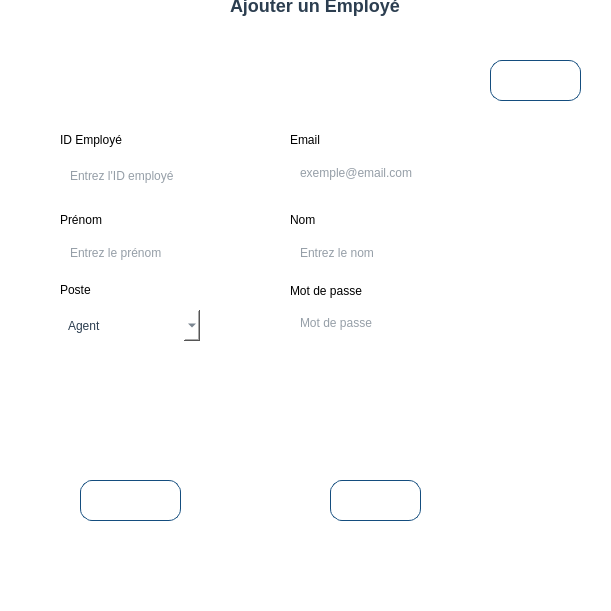
    <widget class="QGroupBox" name="grp_ajoutEmpl">
     <property name="geometry">
      <rect>
       <x>320</x>
       <y>20</y>
       <width>611</width>
       <height>611</height>
      </rect>
     </property>
     <property name="styleSheet">
      <string notr="true">QGroupBox {
    font-weight: bold;
    font-size: 16px;
    color: #2c3e50;
    border: 3px solid qlineargradient(x1:0, y1:0, x2:1, y2:0,
        stop:0 #43cea2, stop:1 #185a9d);
    border-radius: 15px;
    margin-top: 15px;
    padding-top: 15px;
    background: rgba(255, 255, 255, 0.95);
}

QGroupBox::title {
    subcontrol-origin: margin;
    left: 15px;
    padding: 0 8px 0 8px;
    background: white;
    color: #2c3e50;
    font-weight: bold;
    font-size: 16px;
}
</string>
     </property>
     <property name="title">
      <string/>
     </property>
     <widget class="QLabel" name="label_47">
      <property name="geometry">
       <rect>
        <x>60</x>
        <y>130</y>
        <width>71</width>
        <height>20</height>
       </rect>
      </property>
      <property name="text">
       <string>ID Employé</string>
      </property>
     </widget>
     <widget class="QLineEdit" name="idEmpl_ajout">
      <property name="geometry">
       <rect>
        <x>60</x>
        <y>160</y>
        <width>141</width>
        <height>31</height>
       </rect>
      </property>
      <property name="styleSheet">
       <string notr="true">QLineEdit {
    border: 2px solid qlineargradient(x1:0, y1:0, x2:1, y2:0,
        stop:0 #43cea2, stop:1 #185a9d);
    border-radius: 10px;
    padding: 4px 8px;
    background: white;
    color: #2c3e50;
    min-width: 120px;
    max-width: 200px;
    height: 24px;
    selection-background-color: #43cea2;
    selection-color: white;
}

/* Focus */
QLineEdit:focus {
    border: 2px solid qlineargradient(x1:0, y1:0, x2:1, y2:0,
        stop:0 #ff4b1f, stop:1 #ffc837);
    box-shadow: 0 0 4px rgba(255, 107, 53, 0.6);
}

/* Hover */
QLineEdit:hover {
    border: 2px solid #43cea2;
    box-shadow: 0 0 4px rgba(67, 206, 162, 0.6);
}

/* Placeholder text */
QLineEdit[placeholderText]:empty {
    color: #95a5a6;
}
</string>
      </property>
      <property name="placeholderText">
       <string>Entrez l'ID employé</string>
      </property>
     </widget>
     <widget class="QLabel" name="label_48">
      <property name="geometry">
       <rect>
        <x>290</x>
        <y>210</y>
        <width>63</width>
        <height>20</height>
       </rect>
      </property>
      <property name="text">
       <string>Nom</string>
      </property>
     </widget>
     <widget class="QLineEdit" name="nomEmpl_ajout">
      <property name="geometry">
       <rect>
        <x>290</x>
        <y>240</y>
        <width>140</width>
        <height>26</height>
       </rect>
      </property>
      <property name="styleSheet">
       <string notr="true">QLineEdit {
    border: 2px solid qlineargradient(x1:0, y1:0, x2:1, y2:0,
        stop:0 #43cea2, stop:1 #185a9d);
    border-radius: 10px;
    padding: 4px 8px;
    background: white;
    color: #2c3e50;
    min-width: 120px;
    max-width: 200px;
    height: 24px;
    selection-background-color: #43cea2;
    selection-color: white;
}

/* Focus */
QLineEdit:focus {
    border: 2px solid qlineargradient(x1:0, y1:0, x2:1, y2:0,
        stop:0 #ff4b1f, stop:1 #ffc837);
    box-shadow: 0 0 4px rgba(255, 107, 53, 0.6);
}

/* Hover */
QLineEdit:hover {
    border: 2px solid #43cea2;
    box-shadow: 0 0 4px rgba(67, 206, 162, 0.6);
}

/* Placeholder text */
QLineEdit[placeholderText]:empty {
    color: #95a5a6;
}
</string>
      </property>
      <property name="placeholderText">
       <string>Entrez le nom</string>
      </property>
     </widget>
     <widget class="QLabel" name="label_49">
      <property name="geometry">
       <rect>
        <x>60</x>
        <y>210</y>
        <width>63</width>
        <height>20</height>
       </rect>
      </property>
      <property name="text">
       <string>Prénom</string>
      </property>
     </widget>
     <widget class="QLineEdit" name="prenomEmpl_ajput">
      <property name="geometry">
       <rect>
        <x>60</x>
        <y>240</y>
        <width>140</width>
        <height>26</height>
       </rect>
      </property>
      <property name="styleSheet">
       <string notr="true">QLineEdit {
    border: 2px solid qlineargradient(x1:0, y1:0, x2:1, y2:0,
        stop:0 #43cea2, stop:1 #185a9d);
    border-radius: 10px;
    padding: 4px 8px;
    background: white;
    color: #2c3e50;
    min-width: 120px;
    max-width: 200px;
    height: 24px;
    selection-background-color: #43cea2;
    selection-color: white;
}

/* Focus */
QLineEdit:focus {
    border: 2px solid qlineargradient(x1:0, y1:0, x2:1, y2:0,
        stop:0 #ff4b1f, stop:1 #ffc837);
    box-shadow: 0 0 4px rgba(255, 107, 53, 0.6);
}

/* Hover */
QLineEdit:hover {
    border: 2px solid #43cea2;
    box-shadow: 0 0 4px rgba(67, 206, 162, 0.6);
}

/* Placeholder text */
QLineEdit[placeholderText]:empty {
    color: #95a5a6;
}
</string>
      </property>
      <property name="placeholderText">
       <string>Entrez le prénom</string>
      </property>
     </widget>
     <widget class="QLabel" name="label_51">
      <property name="geometry">
       <rect>
        <x>290</x>
        <y>130</y>
        <width>63</width>
        <height>20</height>
       </rect>
      </property>
      <property name="text">
       <string>Email</string>
      </property>
     </widget>
     <widget class="QLineEdit" name="EmailEmpl_ajout">
      <property name="geometry">
       <rect>
        <x>290</x>
        <y>160</y>
        <width>140</width>
        <height>26</height>
       </rect>
      </property>
      <property name="styleSheet">
       <string notr="true">QLineEdit {
    border: 2px solid qlineargradient(x1:0, y1:0, x2:1, y2:0,
        stop:0 #43cea2, stop:1 #185a9d);
    border-radius: 10px;
    padding: 4px 8px;
    background: white;
    color: #2c3e50;
    min-width: 120px;
    max-width: 200px;
    height: 24px;
    selection-background-color: #43cea2;
    selection-color: white;
}

/* Focus */
QLineEdit:focus {
    border: 2px solid qlineargradient(x1:0, y1:0, x2:1, y2:0,
        stop:0 #ff4b1f, stop:1 #ffc837);
    box-shadow: 0 0 4px rgba(255, 107, 53, 0.6);
}

/* Hover */
QLineEdit:hover {
    border: 2px solid #43cea2;
    box-shadow: 0 0 4px rgba(67, 206, 162, 0.6);
}

/* Placeholder text */
QLineEdit[placeholderText]:empty {
    color: #95a5a6;
}
</string>
      </property>
      <property name="placeholderText">
       <string>exemple@email.com</string>
      </property>
     </widget>
     <widget class="QLabel" name="label_53">
      <property name="geometry">
       <rect>
        <x>60</x>
        <y>280</y>
        <width>63</width>
        <height>20</height>
       </rect>
      </property>
      <property name="text">
       <string>Poste</string>
      </property>
     </widget>
     <widget class="QLabel" name="label_54">
      <property name="geometry">
       <rect>
        <x>290</x>
        <y>280</y>
        <width>81</width>
        <height>21</height>
       </rect>
      </property>
      <property name="text">
       <string>Mot de passe</string>
      </property>
     </widget>
     <widget class="QLineEdit" name="mdpEmpl_ajout">
      <property name="geometry">
       <rect>
        <x>290</x>
        <y>310</y>
        <width>140</width>
        <height>26</height>
       </rect>
      </property>
      <property name="styleSheet">
       <string notr="true">QLineEdit {
    border: 2px solid qlineargradient(x1:0, y1:0, x2:1, y2:0,
        stop:0 #43cea2, stop:1 #185a9d);
    border-radius: 10px;
    padding: 4px 8px;
    background: white;
    color: #2c3e50;
    min-width: 120px;
    max-width: 200px;
    height: 24px;
    selection-background-color: #43cea2;
    selection-color: white;
}

/* Focus */
QLineEdit:focus {
    border: 2px solid qlineargradient(x1:0, y1:0, x2:1, y2:0,
        stop:0 #ff4b1f, stop:1 #ffc837);
    box-shadow: 0 0 4px rgba(255, 107, 53, 0.6);
}

/* Hover */
QLineEdit:hover {
    border: 2px solid #43cea2;
    box-shadow: 0 0 4px rgba(67, 206, 162, 0.6);
}

/* Placeholder text */
QLineEdit[placeholderText]:empty {
    color: #95a5a6;
}
</string>
      </property>
      <property name="echoMode">
       <enum>QLineEdit::EchoMode::Normal</enum>
      </property>
      <property name="placeholderText">
       <string>Mot de passe</string>
      </property>
     </widget>
     <widget class="QLabel" name="label_55">
      <property name="geometry">
       <rect>
        <x>230</x>
        <y>-10</y>
        <width>201</width>
        <height>31</height>
       </rect>
      </property>
      <property name="styleSheet">
       <string notr="true">QLabel {
    color: #2c3e50;
    font-size: 18px;
    font-weight: bold;
    background: transparent;
    border: none;
    padding: 0px;
}</string>
      </property>
      <property name="text">
       <string>Ajouter un Employé</string>
      </property>
     </widget>
     <widget class="QPushButton" name="retour_AjoutEmpl">
      <property name="geometry">
       <rect>
        <x>490</x>
        <y>60</y>
        <width>91</width>
        <height>41</height>
       </rect>
      </property>
      <property name="styleSheet">
       <string notr="true">QPushButton {
    background: qlineargradient(x1:0, y1:0, x2:1, y2:0,
        stop:0 #43cea2,
        stop:1 #185a9d
    );
    color: white;
    border-radius: 12px;
    padding: 10px 22px;
    font-weight: bold;
    border: 1px solid #144d7e;
}

/* Hover : dégradé de rouges uniquement */
QPushButton:hover {
    background: qlineargradient(x1:0, y1:0, x2:1, y2:0,
        stop:0 #ff0000,   /* rouge vif */
        stop:0.5 #cc0000, /* rouge moyen */
        stop:1 #990000    /* rouge foncé */
    );
    border: 1px solid #800000; /* bordure assortie au dégradé */
    color: white;               /* texte reste blanc */
}</string>
      </property>
      <property name="text">
       <string>Retour</string>
      </property>
     </widget>
     <widget class="QPushButton" name="confirmer_AjoutEmpl">
      <property name="geometry">
       <rect>
        <x>330</x>
        <y>480</y>
        <width>91</width>
        <height>41</height>
       </rect>
      </property>
      <property name="styleSheet">
       <string notr="true">QPushButton {
    background: qlineargradient(x1:0, y1:0, x2:1, y2:0,
        stop:0 #43cea2,
        stop:1 #185a9d
    );
    color: white;
    border-radius: 12px;
    padding: 10px 22px;
    font-weight: bold;
    border: 1px solid #144d7e;
}

QPushButton:hover {
    background: qlineargradient(x1:0, y1:0, x2:1, y2:0,
        stop:0 #ff4e50,   /* rouge vif */
        stop:0.5 #fc913a, /* orange vif */
        stop:1 #f9d423   /* jaune lumineux */
    );
    border: 1px solid #e04b3f; /* bordure assortie au feu */
}
</string>
      </property>
      <property name="text">
       <string>Ajouter</string>
      </property>
     </widget>
     <widget class="QPushButton" name="pushButton_annuler_5">
      <property name="geometry">
       <rect>
        <x>80</x>
        <y>480</y>
        <width>101</width>
        <height>41</height>
       </rect>
      </property>
      <property name="styleSheet">
       <string notr="true">QPushButton {
    background: qlineargradient(x1:0, y1:0, x2:1, y2:0,
        stop:0 #43cea2,
        stop:1 #185a9d
    );
    color: white;
    border-radius: 12px;
    padding: 10px 22px;
    font-weight: bold;
    border: 1px solid #144d7e;
}

QPushButton:hover {
    background: qlineargradient(x1:0, y1:0, x2:1, y2:0,
        stop:0 #ff4e50,   /* rouge vif */
        stop:0.5 #fc913a, /* orange vif */
        stop:1 #f9d423   /* jaune lumineux */
    );
    border: 1px solid #e04b3f; /* bordure assortie au feu */
}
</string>
      </property>
      <property name="text">
       <string>Annuler</string>
      </property>
     </widget>
     <widget class="QComboBox" name="posteEmpl_ajout">
      <property name="geometry">
       <rect>
        <x>60</x>
        <y>310</y>
        <width>140</width>
        <height>31</height>
       </rect>
      </property>
      <property name="styleSheet">
       <string notr="true">QComboBox {
    border: 2px solid qlineargradient(x1:0, y1:0, x2:1, y2:0,
        stop:0 #43cea2, stop:1 #185a9d);
    border-radius: 10px;
    padding: 4px 8px;
    background: white;
    color: #2c3e50;
    min-width: 120px;
    max-width: 200px;
    height: 24px;
    selection-background-color: #43cea2;
    selection-color: white;
}

/* Focus */
QComboBox:focus {
    border: 2px solid qlineargradient(x1:0, y1:0, x2:1, y2:0,
        stop:0 #ff4b1f, stop:1 #ffc837);
    box-shadow: 0 0 4px rgba(255, 107, 53, 0.6);
}

/* Hover */
QComboBox:hover {
    border: 2px solid #43cea2;
    box-shadow: 0 0 4px rgba(67, 206, 162, 0.6);
}

/* Placeholder text */
QComboBox[placeholderText]:empty {
    color: #95a5a6;
}
</string>
      </property>
      <item>
       <property name="text">
        <string>Agent</string>
       </property>
      </item>
      <item>
       <property name="text">
        <string>Admin</string>
       </property>
      </item>
      <item>
       <property name="text">
        <string>RH</string>
       </property>
      </item>
     </widget>
    </widget>
